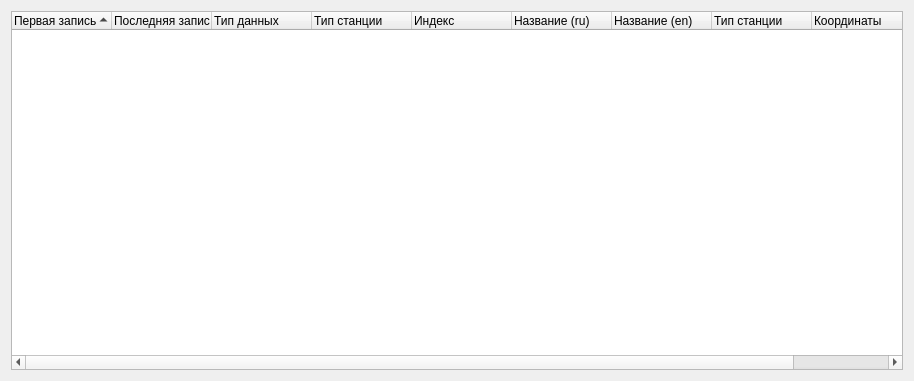
<?xml version="1.0" encoding="UTF-8"?>
<ui version="4.0">
 <class>VkoStations</class>
 <widget class="QWidget" name="VkoStations">
  <property name="geometry">
   <rect>
    <x>0</x>
    <y>0</y>
    <width>914</width>
    <height>381</height>
   </rect>
  </property>
  <property name="windowTitle">
   <string>Станции</string>
  </property>
  <layout class="QGridLayout" name="gridLayout">
   <item row="0" column="0">
    <widget class="QTreeWidget" name="stations">
     <property name="rootIsDecorated">
      <bool>false</bool>
     </property>
     <property name="itemsExpandable">
      <bool>false</bool>
     </property>
     <property name="sortingEnabled">
      <bool>true</bool>
     </property>
     <property name="expandsOnDoubleClick">
      <bool>false</bool>
     </property>
     <column>
      <property name="text">
       <string>Первая запись</string>
      </property>
     </column>
     <column>
      <property name="text">
       <string>Последняя запись</string>
      </property>
     </column>
     <column>
      <property name="text">
       <string>Тип данных</string>
      </property>
     </column>
     <column>
      <property name="text">
       <string>Тип станции</string>
      </property>
     </column>
     <column>
      <property name="text">
       <string>Индекс</string>
      </property>
     </column>
     <column>
      <property name="text">
       <string>Название (ru)</string>
      </property>
     </column>
     <column>
      <property name="text">
       <string>Название (en)</string>
      </property>
     </column>
     <column>
      <property name="text">
       <string>Тип станции</string>
      </property>
     </column>
     <column>
      <property name="text">
       <string>Координаты</string>
      </property>
     </column>
     <column>
      <property name="text">
       <string>UTC</string>
      </property>
     </column>
    </widget>
   </item>
  </layout>
 </widget>
 <resources/>
 <connections/>
</ui>
